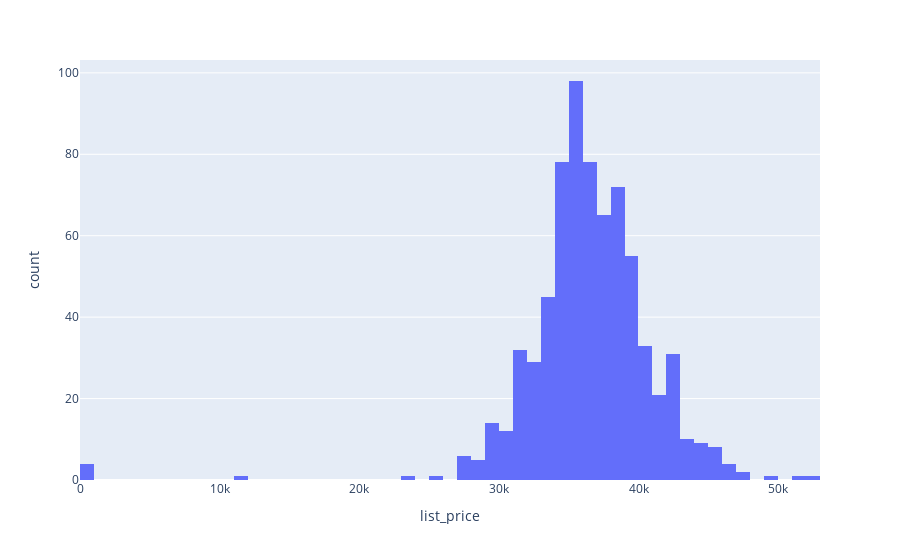

Source (notebook cell):
### Code cell
px.histogram(mavericks, x='list_price')

### Figure 1 — Plotly figure (JSON) as saved in the notebook; plotly's stock layout.template omitted (floating-point values rounded to 4 significant figures; data arrays with more than 128 entries replaced by an {"elided": "..."} marker saying what was removed)
{"data": [{"alignmentgroup": "True", "bingroup": "x", "hovertemplate": "list_price=%{x}<br>count=%{y}<extra></extra>", "legendgroup": "", "marker": {"color": "#636efa", "pattern": {"shape": ""}}, "name": "", "offsetgroup": "", "orientation": "v", "showlegend": false, "type": "histogram", "x": {"elided": "753 int values"}, "xaxis": "x", "yaxis": "y"}], "layout": {"barmode": "relative", "legend": {"tracegroupgap": 0}, "margin": {"t": 60}, "xaxis": {"anchor": "y", "domain": [0, 1], "title": {"text": "list_price"}}, "yaxis": {"anchor": "x", "domain": [0, 1], "title": {"text": "count"}}}}
